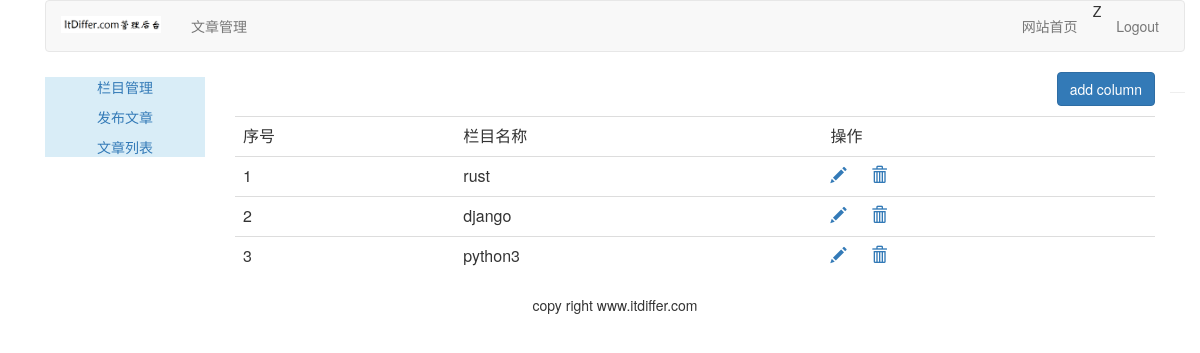
The page /article/article-column/ (signed in) on the database its author committed.
### article/models.py (models this page shows, shortened)
class ArticleColumn(models.Model):
    user = models.ForeignKey(User, on_delete=models.CASCADE, related_name='article_column')
    column = models.CharField(max_length=200)
    created = models.DateField(auto_now_add=True)

### article/views.py (the view, shortened to what this page needs)
# urls.py: path('article-column/', views.article_column, name='article_column'),
@login_required(login_url='/account/login')
@csrf_exempt
def article_column(request):
    if request.method == 'GET':
        columns = ArticleColumn.objects.filter(user=request.user)
        column_form = ArticleColumnForm()
        return render(request, 'article/column/article_column.html', {'columns': columns, 'column_form': column_form})

### templates/article/column/article_column.html (shortened to what this page needs)
{% extends "article/base.html" %}
{% load static %}
{% block content %}
<div>
    <p class="text-right"><button id="add_column" onclick="add_column()" class="btn btn-primary">add column</button></p>
    <table class="table table-hover">
    	<tr>
    		<td>序号</td>
    		<td>栏目名称</td>
    		<td>操作</td>
    	</tr>
        {% for column in columns %}
        <tr>
            <td>{{ forloop.counter }}</td>
            <td>{{ column.column }}</td>
            <td>
                <a name="edit" href="javascript:" onclick="edit_column(this, {{ column.id }})">
                <span class="glyphicon glyphicon-pencil"></span>
                </a>
                <a name="delete" href="javascript:" onclick="del_column(this, {{ column.id }})">
                <span class="glyphicon glyphicon-trash" style="margin-left:20px;"></span>
                </a>
            </td>
        </tr>
        {% empty %}
        <p>还没有设置栏目，太懒了</p>
        {% endfor %}
    </table>
</div>
{% endblock %}

### templates/article/header.html (shortened to what this page needs)
{% load static %}
<div class="container">
  <nav class="navbar navbar-default" role="navigation">
    <div class="navbar-header">
      <a class="navbar-brand" href="{% url 'home' %}">
        <img src="{% static 'images/backlogo.png' %}" width="100px">
      </a>
    </div>
    <div>
      <ul class="nav navbar-nav" role="navigation">
        <li><a hef="{% url 'article:article_column' %}">文章管理</a></li>
      </ul>
      <ul class="nav navbar-nav navbar-right" style="margin-right:10px">
        <li><a href="{% url 'blog:blog_title' %}">网站首页</a></li>
        <li><span>{{ user.username }}</span></li>
        <li><a href="{% url 'account:user_logout' %}">Logout</a></li>
      </ul>
    </div>
  </nav>
</div>

### rows shown on the page
ArticleColumn: column "rust"
ArticleColumn: column "django"
ArticleColumn: column "python3"

### other values the page prints
{{ user.username }} "Z"
